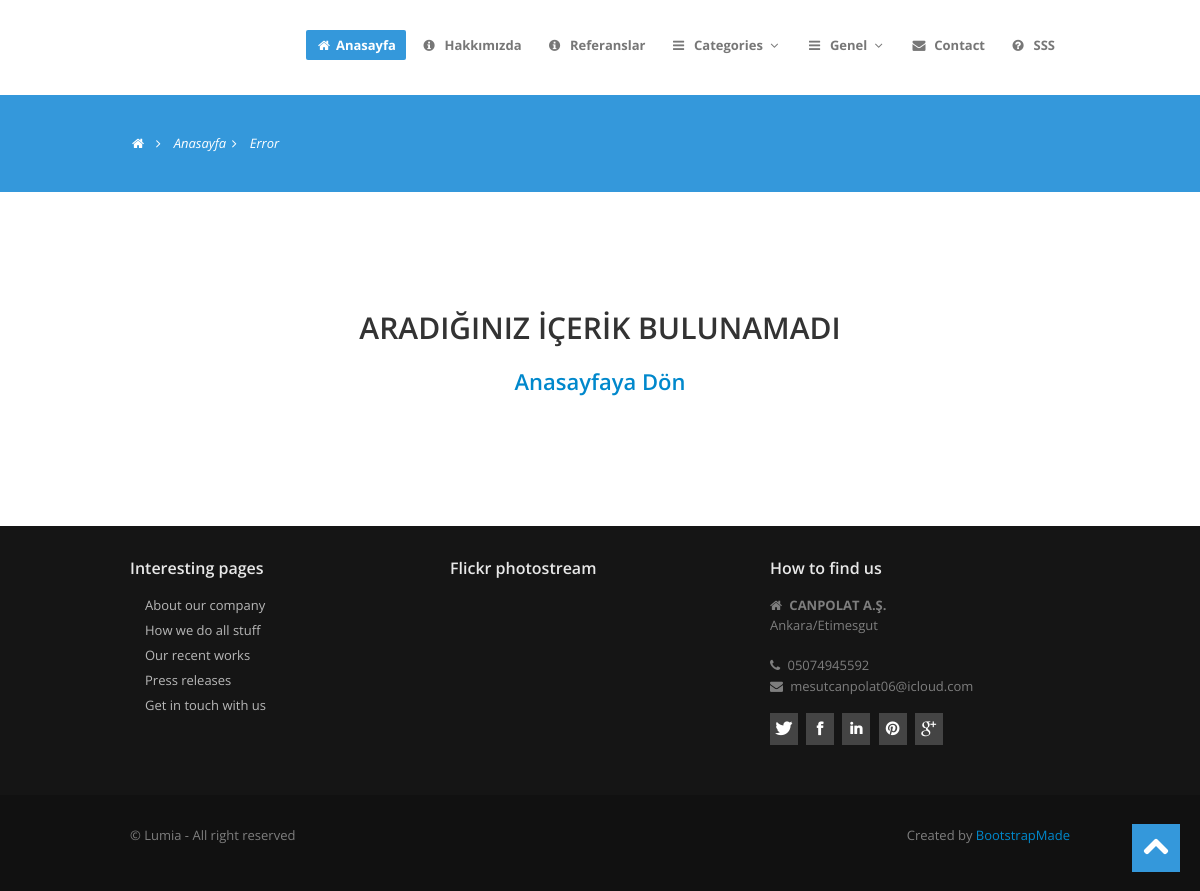
Screenshot of /error with the database file from the repository.
### home/models.py (models this page shows, shortened)
class Setting(models.Model):
    STATUS = {
        ('True', 'Evet'),
        ('False', 'Hayır')
    }
    title = models.CharField(max_length=150)
    keywords = models.CharField(max_length=255)
    description = models.CharField(max_length=255)
    company = models.CharField(max_length=50)
    address = models.CharField(blank=True, max_length=150)
    phone = models.CharField(blank=True, max_length=15)
    fax = models.CharField(blank=True, max_length=15)
    email = models.CharField(blank=True, max_length=50)
    smtpserver = models.CharField(blank=True, max_length=20)
    smtpemail = models.CharField(blank=True, max_length=20)
    smtppassword = models.CharField(blank=True, max_length=10)
    smtpport = models.CharField(blank=True, max_length=5)
    icon = models.ImageField(blank=True, upload_to='images/')
    facebook = models.CharField(blank=True, max_length=50)
    instagram = models.CharField(blank=True, max_length=50)
    twitter = models.CharField(blank=True, max_length=50)
    aboutus = RichTextUploadingField(blank=True)
    contact = RichTextUploadingField(blank=True)
    references = RichTextUploadingField(blank=True)
    status = models.CharField(max_length=10, choices=STATUS)
    create_at = models.DateTimeField(auto_now_add=True)
    update_at = models.DateTimeField(auto_now=True)

### home/views.py (the view)
# urls.py: path('error',views.error, name='error')
def error(request):
    setting = Setting.objects.get(pk=1)
    category = Category.objects.all()
    menu = Menu.objects.all()
    context = {
        'setting':setting,
        'category': category,
        'menu': menu,
    }
    return render(request, 'error_page.html', context)

### home/templates/error_page.html (shortened to what this page needs)
{% extends "homebase.html" %}
{% block content %}
    <section id="subintro">
        <div class="container">
            <div class="row">
                <div class="span8">
                    <ul class="breadcrumb">
                        <li><a href="#"><i class="icon-home"></i></a><i class="icon-angle-right"></i></li>
                        <li><a href="/">Anasayfa</a><i class="icon-angle-right"></i></li>
                        <li class="active">Error</li>
                    </ul>
                </div>
            </div>
        </div>
    </section>
    <section id="maincontent">
        <div class="container">
            <div class="row">
                <div class="span12">
                    <div align="center">
                        <br><br><br><br>
                        <H1>ARADIĞINIZ İÇERİK BULUNAMADI</H1>
                        <h3><a href="/">Anasayfaya Dön</a> </h3>
                        <br><br><br><br>
                    </div>
                </div>
            </div>
        </div>
    </section>
{% endblock %}

### home/templates/footer.html (shortened to what this page needs)
    <footer class="footer">
      <div class="container">
        <div class="row">
          <div class="span4">
            <div class="widget">
              <h5>Interesting pages</h5>
              <ul class="regular">
                <li><a href="#">About our company</a></li>
                <li><a href="#">How we do all stuff</a></li>
                <li><a href="#">Our recent works</a></li>
                <li><a href="#">Press releases</a></li>
                <li><a href="#">Get in touch with us</a></li>
              </ul>
            </div>
          </div>
          <div class="span4">
            <div class="widget">
              <h5>Flickr photostream</h5>
            </div>
          </div>
          <div class="span4">
            <div class="widget">
              <h5>How to find us</h5>
              <address>
								<i class="icon-home"></i> <strong>{{setting.company}}</strong><br>
								{{setting.address}}
								</address>
              <p>
                <i class="icon-phone"></i> {{setting.phone}}<br>
                <i class="icon-envelope-alt"></i> {{setting.email}}
              </p>
            </div>
            <div class="widget">
              <ul class="social">
                <li><a href="https://www.twitter.com/{{setting.twitter}}" data-placement="bottom" title="Twitter"><i class="icon-twitter icon-square icon-32"></i></a></li>
                <li><a href="https://www.facebook.com/{{ setting.facebook }}" data-placement="bottom" title="Facebook"><i class="icon-facebook icon-square icon-32"></i></a></li>
                <li><a href="#" data-placement="bottom" title="Linkedin"><i class="icon-linkedin icon-square icon-32"></i></a></li>
                <li><a href="#" data-placement="bottom" title="Pinterest"><i class="icon-pinterest icon-square icon-32"></i></a></li>
                <li><a href="mailto:{{setting.email}}" data-placement="bottom" title="Google plus"><i class="icon-google-plus icon-square icon-32"></i></a></li>
              </ul>
            </div>
          </div>
        </div>
      </div>
      <div class="verybottom">
        <div class="container">
          <div class="row">
            <div class="span6">
              <p>
                &copy; Lumia - All right reserved
              </p>
            </div>
            <div class="span6">
              <div class="pull-right">
                <div class="credits">
                  Created by <a href="https://bootstrapmade.com/">BootstrapMade</a>
                </div>
              </div>
            </div>
          </div>
        </div>
      </div>
    </footer>
  <a href="#" class="scrollup"><i class="icon-chevron-up icon-square icon-48 active"></i></a>
 {% load static %}

### home/static/assets/css/style.css (style rules this page uses)
.row { margin-bottom:30px; }
#maincontent { z-index:1000; margin-top:0px; }
section#subintro { width: 100%; color: #fff; height:auto; margin: 0 auto; padding: 0; margin-bottom:30px; }
.scrollup { position:fixed; width:48px; height:48px; bottom:20px; right:20px; }
a.scrollup { outline:0; }
[class^="icon-"], [class*=" icon-"] { float:none; }
.icon-square, .icon-rounded, .icon-plain, .icon-circled { margin: 10px 10px 10px 0; display: inline-block !important; text-align: center !important; color: #fff; width: 18px; height: 18px; padding:3px; font-size: 12px; line-height: 18px; text-shadow:none; cursor: pointer; }
.icon-square { background-color: #444; }
[class^="icon-"], [class*=" icon-"] { margin-top: 1px; margin-right: .3em; }
.icon-32 { width: 24px; height: 24px; padding:4px; font-size: 16px; line-height: 24px; }
.icon-48 { width: 32px; height: 32px; padding:8px; font-size: 28px; line-height: 30px; }
#subintro .breadcrumb { margin:30px 0 0; background:none; }
#subintro ul.breadcrumb li { margin-bottom:0; padding-bottom:0; color:#fff; font-style:italic; }
#subintro ul.breadcrumb li a { color:#fff; }
.breadcrumb > li { display: inline-block; *display: inline; line-height:1.6em; *zoom: 1; }
footer { padding-top:30px; color:#7e7e7e; }
footer.footer { background:#151515; }
footer h1, footer h2, footer h3, footer h4, footer h5, footer h6 { color:#e8e8e8; }
footer .verybottom { padding-top:30px; background:#111; }
footer ul.regular li a, footer .nav-list li.nav-header { text-shadow:none; color:#b8b8b8; }
footer ul.regular,footer ul.nav { margin-left:0; list-style:none; }
footer ul.regular li { background-attachment: scroll; background: url(../img/list/white-arrow.png) no-repeat 0 5px; padding-left:15px; margin-top:5px; margin-left:0; }
ul.social { list-style:none; margin-left:0; }
ul.social li { display:inline; }

### home/static/assets/color/default.css (style rules this page uses)
a { color: #3498db; }
[class^="icon-"].active, [class*=" icon-"].active { background-color: #3498db; }
section#subintro { background: #3498db; }

### home/static/assets/css/overwrite.css (style rules this page uses)
body { margin: 0; font-family:'Open Sans', Arial, sans-serif; font-size: 13px; line-height: 1.6em; color: #666; background-color: #ffffff; }
p { margin: 0 0 15px; }
a { color: #0088cc; text-decoration: none; }
h1, h2, h3, h4, h5, h6 { color:#333; font-family: 'Open Sans', sans-serif; font-weight:600; line-height:1.5em; margin-top:0; margin-bottom:15px; }
h1 { font-size: 30px; }
h3 { font-size: 22px; }
h5 { font-size: 16px; }
.breadcrumb { padding: 8px 0; background-color: #fff; -webkit-border-radius: 0; -moz-border-radius: 0; border-radius: 0; }
.breadcrumb > li { text-shadow: none; }

### rows the page displays
Setting: company "CANPOLAT A.Ş.", address "Ankara/Etimesgut", phone "05074945592", email "mesutcanpolat06@icloud.com"
